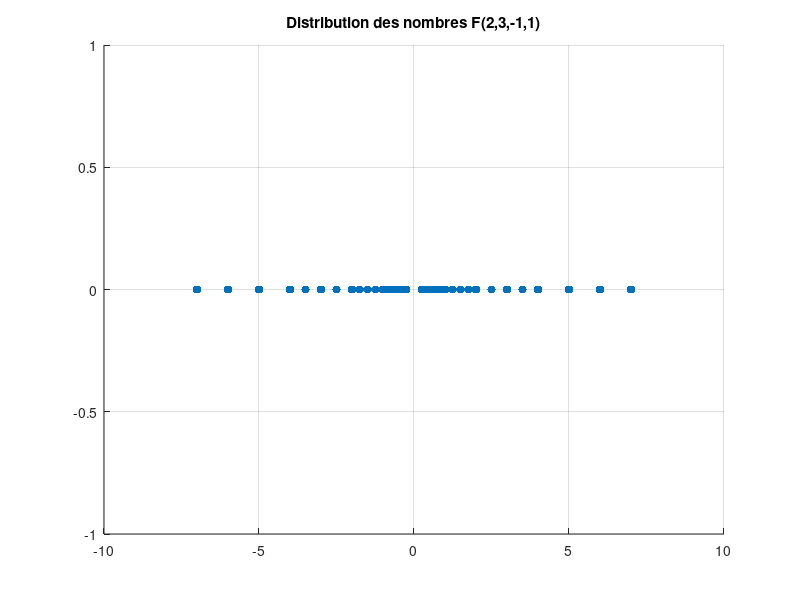

MATLAB code for this plot:
%% Script pour représenter graphiquement les nombre de l'ensemble


%% Initialisation des constantes de l'ensemble
B=2;
t=3;
L=-1;
U=3;

%% Initialisation de l'enemble sous forme d'un vecteur en 0
% calcul du cardinal de F
N=2*(B^(t-1))*(B-1)*(U-L+1);

% Initalisation de l'ensemble
F=zeros(N/2,1);
j=1;

% Calcul des elements min et max pour m
mInf=2^(t-1);
mMax=2^t -1;

%% Construction de la  partie positive
for e=L:U              % boucle sur les exposantes
    for m=mInf:mMax    % boocle sur la mantisse
        F(j)=m*2^(e-t);
        j=j+1;
    end
end

%% Ajouter les elements négatifs
F=[-F;F];
%On peut trier -F avant la concateneration par
% 1 methode par une methode de tri
% Y1=sort(-F)

%2 method par un jeu d'indice
%Y1=-F[end:-1:1]

%3 methode methode predefinie flip left right
%Y1=fliplr(-F)


% Mettre F en ordre
F=sort(F);



%% Représentation graphique
%vector of colors
scatter(F,zeros(size(F)),'filled');
grid on
title('Distribution des nombres F(2,3,-1,1)');